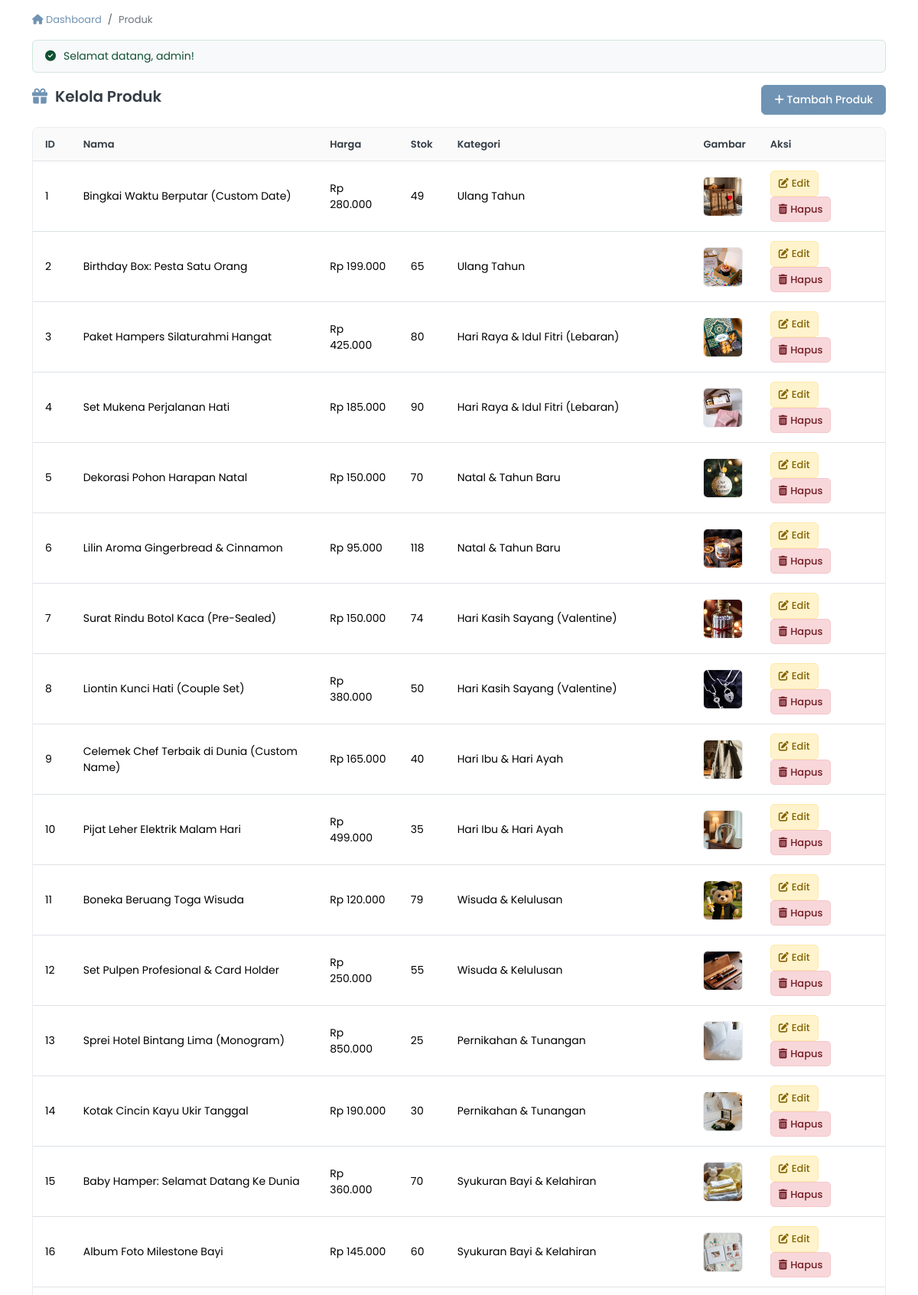
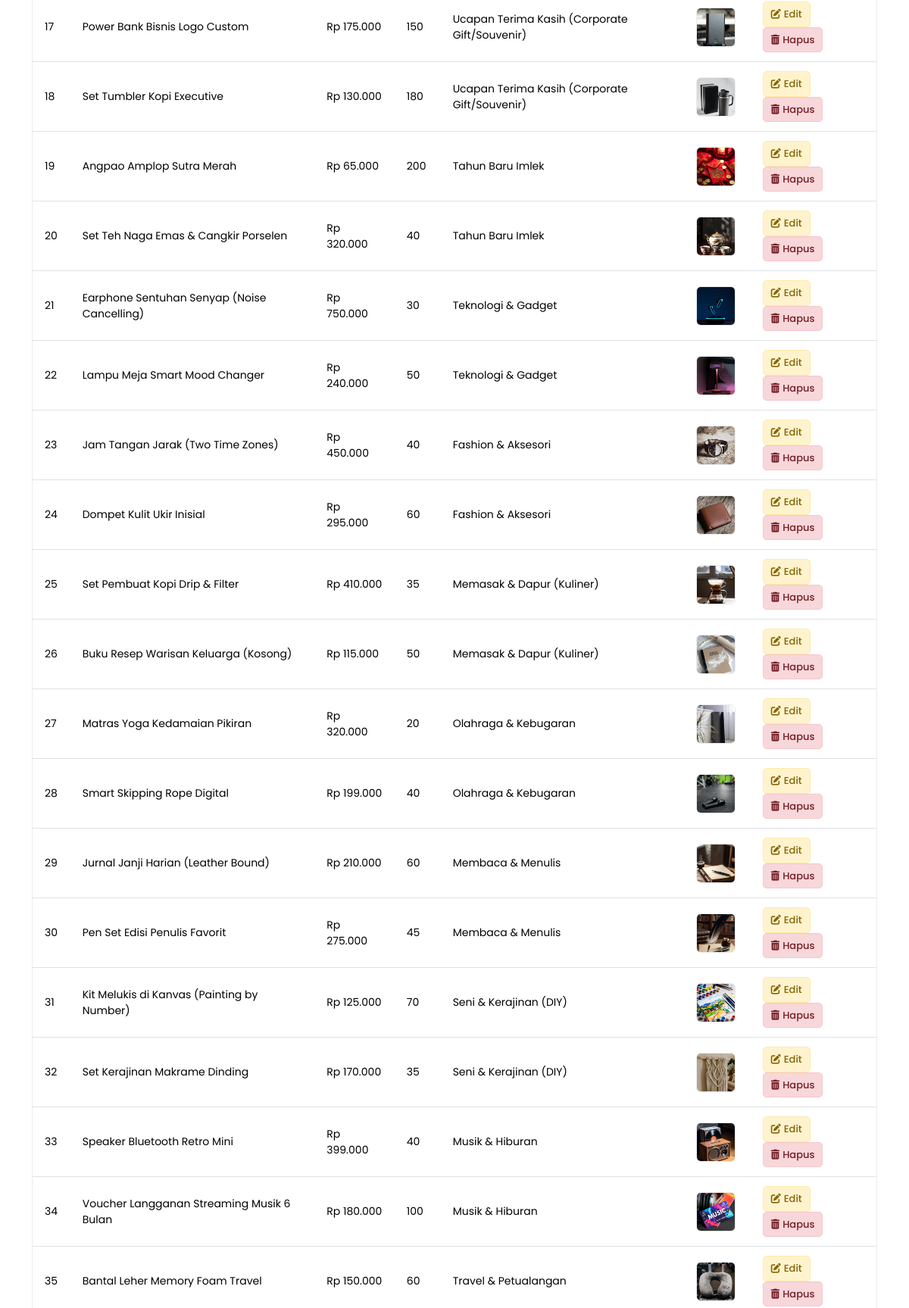
/public/index.php?page=admin_products (signed in, upper part), run on the app's committed database (2 pictures, top to bottom).
### tables this page shows
CREATE TABLE `products` (
  `id` int(11) NOT NULL,
  `category_id` int(11) DEFAULT NULL COMMENT 'Relasi ke categories.id',
  `name` varchar(150) NOT NULL COMMENT 'Nama produk',
  `description` text DEFAULT NULL COMMENT 'Deskripsi produk',
  `price` decimal(12,2) NOT NULL COMMENT 'Harga',
  `discount` decimal(5,2) DEFAULT 0.00 COMMENT 'Diskon (%)',
  `stock` int(11) NOT NULL DEFAULT 0 COMMENT 'Jumlah stok',
  `featured` tinyint(1) DEFAULT 0 COMMENT 'Produk unggulan (0=Tidak, 1=Ya)',
  `created_at` datetime DEFAULT current_timestamp() COMMENT 'Waktu ditambahkan',
  `updated_at` datetime DEFAULT NULL
);

CREATE TABLE `categories` (
  `id` int(11) NOT NULL,
  `name` varchar(150) DEFAULT NULL,
  `description` text DEFAULT NULL,
  `created_at` datetime DEFAULT current_timestamp()
);

### app/controllers/ProductController.php (called while the page is built, shortened)
<?php
require_once __DIR__ . '/../models/Product.php';
class ProductController
{
    private $product;
    public function __construct()
    {
        $this->product = new Product();
    }
    public function adminIndex()
    {
        $products = $this->product->all();
        include __DIR__ . '/../views/admin/products/index.php';
    }
}

### app/models/DB.php (called while the page is built, shortened)
<?php
class DB
{
    private static $instance = null;
    private function __construct()
    {
        $cfg = include __DIR__ . '/../../config/database.php';
        $dsn = "mysql:host={$cfg['DB_HOST']};dbname={$cfg['DB_NAME']};charset={$cfg['DB_CHAR']}";
        $options = [
            PDO::ATTR_ERRMODE => PDO::ERRMODE_EXCEPTION,
            PDO::ATTR_DEFAULT_FETCH_MODE => PDO::FETCH_ASSOC,
            PDO::ATTR_PERSISTENT => false,
        ];
        try {
            $this->pdo = new PDO($dsn, $cfg['DB_USER'], $cfg['DB_PASS'], $options);
        } catch (PDOException $e) {
            error_log("Database connection failed: " . $e->getMessage());
            die("⚠️ Tidak dapat terhubung ke database. Silakan periksa konfigurasi.");
        }
    }
    public static function getInstance()
    {
        if (!self::$instance) {
            self::$instance = new DB();
        }
        return self::$instance->pdo;
    }
}

### config/database.php (called while the page is built, shortened)
<?php
return [
    'DB_HOST' => '127.0.0.1',
    'DB_NAME' => 'ruang_rasa',
    'DB_USER' => 'root',
    'DB_PASS' => 'Root@1234',
    'DB_CHAR' => 'utf8mb4',
];

### app/models/Product.php (called while the page is built, shortened)
<?php
require_once __DIR__ . '/DB.php';
class Product
{
    private $db;
    public function __construct()
    {
        $this->db = DB::getInstance();
    }
    public function all()
    {
        $stmt = $this->db->prepare("
        SELECT p.*, c.name AS category_name, pi.image_path AS image,
               COALESCE(
                   (SELECT MAX(pr.discount)
                    FROM promotions pr
                    JOIN product_promotions pp ON pr.id = pp.promotion_id
                    WHERE pp.product_id = p.id
                      AND CURDATE() BETWEEN pr.start_date AND pr.end_date
                   ), 0
               ) AS promo_discount
        FROM products p
        LEFT JOIN categories c ON p.category_id = c.id
        LEFT JOIN product_images pi ON pi.product_id = p.id AND pi.is_main = 1
        ORDER BY p.created_at DESC
    ");
        $stmt->execute();
        return $stmt->fetchAll(PDO::FETCH_ASSOC);
    }
}

### app/views/admin/products/index.php (the view, shortened to what this page needs)
<!doctype html>
<html lang="id">
<head>
    <link href="https://cdn.jsdelivr.net/npm/bootstrap@5.3.2/dist/css/bootstrap.min.css" rel="stylesheet">
    <link rel="stylesheet" href="https://cdnjs.cloudflare.com/ajax/libs/font-awesome/6.5.0/css/all.min.css">
</head>
<body>
    <div class="container">
        <nav aria-label="breadcrumb">
            <ol class="breadcrumb">
                <li class="breadcrumb-item">
                    <a href="?page=admin_dashboard">
                        <i class="fas fa-home"></i> Dashboard
                    </a>
                </li>
                <li class="breadcrumb-item active" aria-current="page">Produk</li>
            </ol>
        </nav>
        <?php if (!empty($_SESSION['success'])): ?>
            <div class="alert alert-success">
                <i class="fas fa-check-circle"></i>
                <?= htmlspecialchars($_SESSION['success']);
                unset($_SESSION['success']); ?>
            </div>
        <?php endif; ?>
        <div class="admin-header">
            <h3><i class="fas fa-gift"></i> Kelola Produk</h3>
            <a href="?page=admin_product_form" class="btn btn-add">
                <i class="fas fa-plus"></i> Tambah Produk
            </a>
        </div>
        <?php if (!empty($products)): ?>
            <div class="card-table">
                <table class="table">
                    <thead>
                        <tr>
                            <th>ID</th>
                            <th>Nama</th>
                            <th>Harga</th>
                            <th>Stok</th>
                            <th>Kategori</th>
                            <th>Gambar</th>
                            <th>Aksi</th>
                        </tr>
                    </thead>
                    <tbody>
                        <?php foreach ($products as $p): ?>
                            <tr>
                                <td data-label="ID"><?= $p['id'] ?></td>
                                <td data-label="Nama"><?= htmlspecialchars($p['name']) ?></td>
                                <td data-label="Harga">Rp <?= number_format($p['price'], 0, ',', '.') ?></td>
                                <td data-label="Stok" class="<?= $p['stock'] <= 5 ? 'stock-low' : 'stock-normal' ?>">
                                    <?= $p['stock'] ?>
                                </td>
                                <td data-label="Kategori"><?= htmlspecialchars($p['category_name'] ?: '–') ?></td>
                                <td data-label="Gambar">
                                    <?php if ($p['image']): ?>
                                        <img src="uploads/<?= htmlspecialchars($p['image']) ?>"
                                            alt="<?= htmlspecialchars($p['name']) ?>" class="product-image">
                                    <?php else: ?>
                                        <i class="fas fa-box text-muted" style="font-size: 1.1rem;"></i>
                                    <?php endif; ?>
                                </td>
                                <td data-label="Aksi">
                                    <a href="?page=admin_product_form&id=<?= $p['id'] ?>" class="btn btn-edit">
                                        <i class="fas fa-edit"></i> Edit
                                    </a>
                                    <a href="?page=admin_product_delete&id=<?= $p['id'] ?>" class="btn btn-delete"
                                        onclick="return confirm('Yakin hapus produk “<?= addslashes(htmlspecialchars($p['name'])) ?>”?\n\nTindakan ini tidak bisa dibatalkan.')">
                                        <i class="fas fa-trash-alt"></i> Hapus
                                    </a>
                                </td>
                            </tr>
                        <?php endforeach; ?>
                    </tbody>
                </table>
            </div>
        <?php endif; ?>
    </div>
</body>
</html>

### app/views/admin/products/index.php (style rules this page uses)
:root { --accent: #7093B3; --accent-hover: #5d7da0; --dark: #343D46; --muted: #6c757d; --border: #e9ecef; --danger: #dc3545; --warning: #e74c3c; }
body { background-color: #FFFFFF; font-family: 'Poppins', sans-serif; color: var(--dark); font-size: 0.875rem; padding-top: 1rem; padding-bottom: 1.5rem; }
.admin-header { display: flex; justify-content: space-between; align-items: center; margin-bottom: 1rem; flex-wrap: wrap; gap: 0.75rem; }
.admin-header h3 { font-weight: 600; color: var(--dark); font-size: 1.25rem; display: flex; align-items: center; gap: 0.625rem; }
.admin-header h3 i { color: var(--accent); }
.card-table { background: white; border: 1px solid var(--border); border-radius: 8px; box-shadow: none; overflow: hidden; }
.table thead th { background-color: #fafafa; font-weight: 600; color: var(--dark); padding: 0.75rem 1rem; font-size: 0.8125rem; white-space: nowrap; }
.table tbody td { padding: 0.75rem 1rem; vertical-align: middle; font-size: 0.875rem; }
.product-image { width: 52px; height: 52px; object-fit: cover; border-radius: 6px; border: 1px solid var(--border); }
.btn-add { background-color: var(--accent); border: 1px solid var(--accent); border-radius: 6px; padding: 0.5rem 1rem; font-weight: 500; color: white; font-size: 0.875rem; transition: background-color 0.2s; }
.btn-edit, .btn-delete { padding: 0.375rem 0.625rem; font-size: 0.8125rem; border-radius: 5px; font-weight: 500; display: inline-flex; align-items: center; gap: 0.25rem; }
.btn-edit { background-color: #fff3cd; border: 1px solid #ffeaa7; color: #856404; }
.btn-delete { background-color: #f8d7da; border: 1px solid #f5c6cb; color: #721c24; }
.alert { border-radius: 6px; padding: 0.625rem 1rem; font-size: 0.875rem; margin-bottom: 1rem; border: 1px solid transparent; display: flex; align-items: center; gap: 0.625rem; }
.alert-success { background-color: #f8f9fa; border-color: #d1e7dd; color: #0f5132; }
.breadcrumb { background: transparent; padding: 0; margin-bottom: 1rem; font-size: 0.8125rem; }
.breadcrumb a { color: var(--accent); text-decoration: none; }
.breadcrumb-item.active { color: var(--muted); }
.stock-normal { color: var(--accent); }

### data on the page
products: id "1", name "Bingkai Waktu Berputar (Custom Date)", price "280.000", stock "49", category.name "Ulang Tahun", shows a picture
products: id "2", name "Birthday Box: Pesta Satu Orang", price "199.000", stock "65", category.name "Ulang Tahun", shows a picture
products: id "3", name "Paket Hampers Silaturahmi Hangat", price "425.000", stock "80", category.name "Hari Raya & Idul Fitri (Lebaran)", shows a picture
products: id "4", name "Set Mukena Perjalanan Hati", price "185.000", stock "90", category.name "Hari Raya & Idul Fitri (Lebaran)", shows a picture
products: id "5", name "Dekorasi Pohon Harapan Natal", price "150.000", stock "70", category.name "Natal & Tahun Baru", shows a picture
products: id "6", name "Lilin Aroma Gingerbread & Cinnamon", price "95.000", stock "118", category.name "Natal & Tahun Baru", shows a picture
products: id "7", name "Surat Rindu Botol Kaca (Pre-Sealed)", price "150.000", stock "74", category.name "Hari Kasih Sayang (Valentine)", shows a picture
products: id "8", name "Liontin Kunci Hati (Couple Set)", price "380.000", stock "50", category.name "Hari Kasih Sayang (Valentine)", shows a picture
products: id "9", name "Celemek Chef Terbaik di Dunia (Custom Name)", price "165.000", stock "40", category.name "Hari Ibu & Hari Ayah", shows a picture
products: id "10", name "Pijat Leher Elektrik Malam Hari", price "499.000", stock "35", category.name "Hari Ibu & Hari Ayah", shows a picture
products: id "11", name "Boneka Beruang Toga Wisuda", price "120.000", stock "79", category.name "Wisuda & Kelulusan", shows a picture
products: id "12", name "Set Pulpen Profesional & Card Holder", price "250.000", stock "55", category.name "Wisuda & Kelulusan", shows a picture
products: id "13", name "Sprei Hotel Bintang Lima (Monogram)", price "850.000", stock "25", category.name "Pernikahan & Tunangan", shows a picture
products: id "14", name "Kotak Cincin Kayu Ukir Tanggal", price "190.000", stock "30", category.name "Pernikahan & Tunangan", shows a picture
products: id "15", name "Baby Hamper: Selamat Datang Ke Dunia", price "360.000", stock "70", category.name "Syukuran Bayi & Kelahiran", shows a picture
products: id "16", name "Album Foto Milestone Bayi", price "145.000", stock "60", category.name "Syukuran Bayi & Kelahiran", shows a picture
products: id "17", name "Power Bank Bisnis Logo Custom", price "175.000", stock "150", category.name "Ucapan Terima Kasih (Corporate Gift/Souvenir)", shows a picture
products: id "18", name "Set Tumbler Kopi Executive", price "130.000", stock "180", category.name "Ucapan Terima Kasih (Corporate Gift/Souvenir)", shows a picture
products: id "19", name "Angpao Amplop Sutra Merah", price "65.000", stock "200", category.name "Tahun Baru Imlek", shows a picture
products: id "20", name "Set Teh Naga Emas & Cangkir Porselen", price "320.000", stock "40", category.name "Tahun Baru Imlek", shows a picture
products: id "21", name "Earphone Sentuhan Senyap (Noise Cancelling)", price "750.000", stock "30", category.name "Teknologi & Gadget", shows a picture
products: id "22", name "Lampu Meja Smart Mood Changer", price "240.000", stock "50", category.name "Teknologi & Gadget", shows a picture
products: id "23", name "Jam Tangan Jarak (Two Time Zones)", price "450.000", stock "40", category.name "Fashion & Aksesori", shows a picture
products: id "24", name "Dompet Kulit Ukir Inisial", price "295.000", stock "60", category.name "Fashion & Aksesori", shows a picture
products: id "25", name "Set Pembuat Kopi Drip & Filter", price "410.000", stock "35", category.name "Memasak & Dapur (Kuliner)", shows a picture
products: id "26", name "Buku Resep Warisan Keluarga (Kosong)", price "115.000", stock "50", category.name "Memasak & Dapur (Kuliner)", shows a picture
products: id "27", name "Matras Yoga Kedamaian Pikiran", price "320.000", stock "20", category.name "Olahraga & Kebugaran", shows a picture
products: id "28", name "Smart Skipping Rope Digital", price "199.000", stock "40", category.name "Olahraga & Kebugaran", shows a picture
products: id "29", name "Jurnal Janji Harian (Leather Bound)", price "210.000", stock "60", category.name "Membaca & Menulis", shows a picture
products: id "30", name "Pen Set Edisi Penulis Favorit", price "275.000", stock "45", category.name "Membaca & Menulis", shows a picture
products: id "31", name "Kit Melukis di Kanvas (Painting by Number)", price "125.000", stock "70", category.name "Seni & Kerajinan (DIY)", shows a picture
products: id "32", name "Set Kerajinan Makrame Dinding", price "170.000", stock "35", category.name "Seni & Kerajinan (DIY)", shows a picture
products: id "33", name "Speaker Bluetooth Retro Mini", price "399.000", stock "40", category.name "Musik & Hiburan", shows a picture
products: id "34", name "Voucher Langganan Streaming Musik 6 Bulan", price "180.000", stock "100", category.name "Musik & Hiburan", shows a picture
products: id "35", name "Bantal Leher Memory Foam Travel", price "150.000", stock "60", category.name "Travel & Petualangan", shows a picture

### other printed values
$_SESSION['success'] "Selamat datang, admin!"
